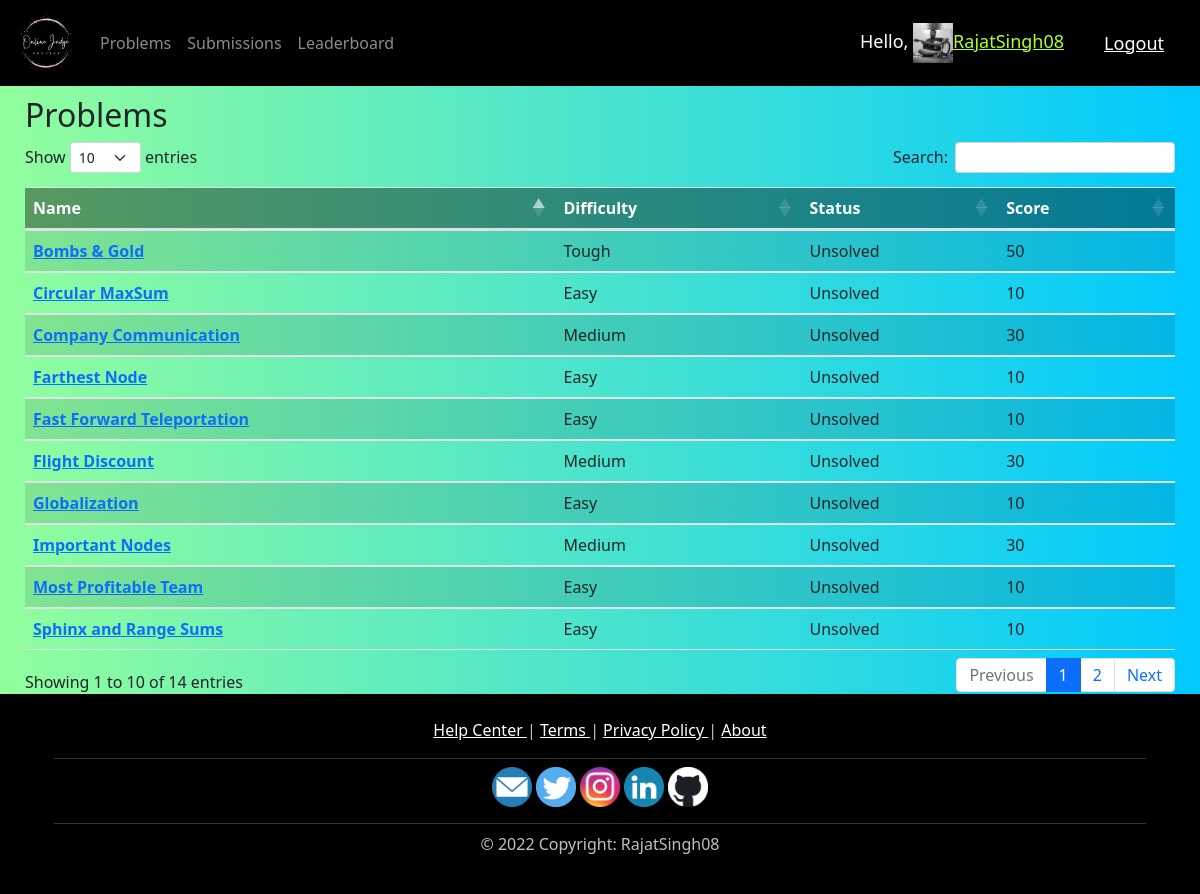
/problems/ (signed in), run on the app's committed database.
### OJ/models.py (models this page shows, shortened)
class User(AbstractUser):
    email = models.EmailField(unique=True, default="")
    total_score = models.IntegerField(default=0)
    solve_count = models.IntegerField(default=0)
    full_name = models.CharField(max_length=50, default="")
    profile_pic = models.ImageField(
        default="defaultpic.png", blank=True, null=True, upload_to='')
    class Meta:
        ordering = ['-total_score']
    def __str__(self):
        return self.username

class Problem(models.Model):
    TOUGHNESS = (("Easy", "Easy"), ("Medium", "Medium"), ("Tough", "Tough"))
    STATUS = (("Unsolved", "Unsolved"), ("Solved", "Solved"))
    name = models.CharField(max_length=100, default="")
    description = FroalaField(default="")
    difficulty = models.CharField(max_length=10, choices=TOUGHNESS)
    time_limit = models.IntegerField(default=1)
    memory_limit = models.IntegerField(default=128)
    score = models.IntegerField(default=0)
    solved_status = models.CharField(
        max_length=10, choices=STATUS, default="Unsolved")

### OJ/views.py (the view)
# urls.py: path('problems/', views.problemPage, name='problems'),
@login_required(login_url='login')
def problemPage(request):
    problems = Problem.objects.all()
    return render(request, 'OJ/problem.html', {'problems': problems})

### OJ/templates/OJ/problem.html
{% extends 'OJ/main.html' %}
{% block content %}
<h2>Problems</h2>
<table id="problem_list" class="table table-striped">
    <thead style="background-color: rgba(0, 0, 0, 0.395) !important; color:
        white !important;">
        <tr>
            <th><b>Name</b></th>
            <th><b>Difficulty</b></th>
            <th><b>Status</b></th>
            <th><b>Score</b></th>
        </tr>
    </thead>
    <tbody>
        {% for problem in problems %}
        <tr>
            <td><a href="{{problem.id}}"><b>{{problem.name}}</b></a></td>
            <td>{{problem.difficulty}}</td>
            <td>{{problem.solved_status}}</td>
            <td>{{problem.score}}</td>
        </tr>
        {% endfor %}
    </tbody>
</table>
{% endblock %}

### OJ/templates/OJ/main.html (shortened to what this page needs)
{% load static %}
<!DOCTYPE html>
<html>
    <head>
        <link rel="stylesheet"
            href="https://cdn.jsdelivr.net/npm/bootstrap@4.3.1/dist/css/bootstrap.min.css"
>
        <link rel="stylesheet"
            href="https://cdnjs.cloudflare.com/ajax/libs/twitter-bootstrap/5.1.3/css/bootstrap.min.css">
        <link rel="stylesheet"
            href="https://cdn.datatables.net/1.12.1/css/dataTables.bootstrap5.min.css">
        <link rel="stylesheet" href="{% static '/css/main.css' %}">
    </head>
    <body>
        <div id="page-container">
            <div id="content-wrap">
                {% include 'OJ/navbar.html' %}
                <div class="block_class">
                    {% block content %}
                    {% endblock %}
                </div>
            </div>
            <footer id="footer">
                <div class="container p-4 pb-0">
                    <section class="mb-2 text-center">
                        <a href="#!" class="text-white"> Help Center </a>
                        |
                        <a href="#!" class="text-white"> Terms </a>
                        |
                        <a href="#!" class="text-white"> Privacy Policy </a>
                        |
                        <a href="#!" class="text-white"> About </a>
                    </section>
                    <hr class="mb-2" />
                    <section class="mb-2 text-center">
                        <a href="mailto:rajatsingh0805@gmail.com">
                            <img src="{% static 'images/email.png' %}"
                                width="40" height="40" /></a>
                        <a href="https://twitter.com/rajat_singh0805/"
                            target="_blank">
                            <img src="{% static 'images/twitter.png' %}"
                                width="40" height="40" /></a>
                        <a href="https://www.instagram.com/rajat_singh0805/"
                            target="_blank">
                            <img src="{% static 'images/instagram.png' %}"
                                width="40" height="40" /></a>
                        <a href="https://www.linkedin.com/in/rajat-singh-0805/"
                            target="_blank">
                            <img src="{% static 'images/linkedIn.png' %}"
                                width="40" height="40" /></a>
                        <a href="https://github.com/RajatSingh08/"
                            target="_blank">
                            <img src="{% static 'images/github.png' %}"
                                width="40" height="40" /></a>
                    </section>
                    <hr class="mb-2" />
                    <section class="mb-2 text-center">
                        © 2022 Copyright: RajatSingh08
                    </section>
                </div>
            </footer>
        </div>
    </body>
</html>

### OJ/templates/OJ/navbar.html (shortened to what this page needs)
{% load static %}
<nav class="navbar navbar-expand-lg navbar-dark"
    style="background-color: #000000;">
    <a class="navbar-brand" href="/"><img src="{% static 'images/logo.png' %}"
            width="60" height="60" /></a>
    <div class="collapse navbar-collapse" id="navbarNav">
        <ul class="navbar-nav mr-auto mt-2 mt-lg-0">
            <li class="nav-item">
                <a class="nav-link" href="/problems">Problems</a>
            </li>
            <li class="nav-item">
                <a class="nav-link" href="/submissions">Submissions</a>
            </li>
            <li class="nav-item">
                <a class="nav-link" href="/leaderboard">Leaderboard</a>
            </li>
        </ul>
    </div>
    <span class="hello-msg">Hello,
        <a class="hello-msg" style="color: greenyellow"
            href="{% url 'account' %}">
            <img src="{{request.user.profile_pic.url}}"
                width="40" height="40" />{{request.user}}
        </a>
    </span>
    <span><a class="hello-msg" href="{% url 'logout' %}">Logout</a></span>
</nav>

### static/css/main.css (style rules this page uses)
body { background: #00C9FF !important; background: -webkit-linear-gradient(to right, #92FE9D, #00C9FF) !important; background: linear-gradient(to right, #92FE9D, #00C9FF) !important; }
.block_class { margin-top: 10px !important; margin-left: 25px !important; margin-right: 25px !important; }
#page-container { position: relative; min-height: 100vh; }
#content-wrap { padding-bottom: 12.5rem; }
#footer { position: absolute; bottom: 0; width: 100%; height: 12.5rem; color: #C0C0C0; background-color: black; }

### OJ/templates/OJ/navbar.html (style rules this page uses)
.hello-msg { font-size: 18px; color: #fff; margin-right: 20px; }

### data on the page
User: user.profile_pic (picture), user "RajatSingh08"
Problem: name "Fast Forward Teleportation", difficulty "Easy", solved_status "Unsolved", score "10"
Problem: name "Circular MaxSum", difficulty "Easy", solved_status "Unsolved", score "10"
Problem: name "Globalization", difficulty "Easy", solved_status "Unsolved", score "10"
Problem: name "Important Nodes", difficulty "Medium", solved_status "Unsolved", score "30"
Problem: name "Bombs & Gold", difficulty "Tough", solved_status "Unsolved", score "50"
Problem: name "Most Profitable Team", difficulty "Easy", solved_status "Unsolved", score "10"
Problem: name "Company Communication", difficulty "Medium", solved_status "Unsolved", score "30"
Problem: name "Farthest Node", difficulty "Easy", solved_status "Unsolved", score "10"
Problem: name "Flight Discount", difficulty "Medium", solved_status "Unsolved", score "30"
Problem: name "Sphinx and Range Sums", difficulty "Easy", solved_status "Unsolved", score "10"
